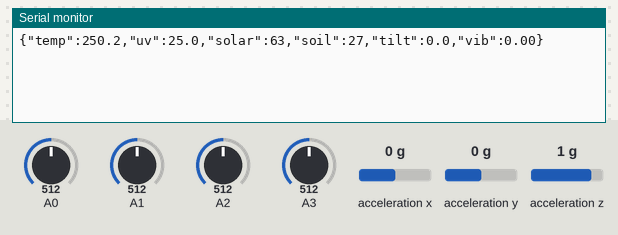
This sketch was run on a simulated Arduino Uno, built with avr-gcc and run on an emulated ATmega328P. On the bench: the last lines printed to the serial monitor. Wiring (inferred from the names in the program): MPU-6050 motion sensor at I2C address 0x68. The inputs (shaded band) are chosen by the test bench; at power-on: acceleration z 1 g, A0 = 512, A1 = 512, A2 = 512, A3 = 512, acceleration x 0 g, acceleration y 0 g.

Above: at 1.2 s.
1.3 s: acceleration z set to 0 g
At 2.8 s:
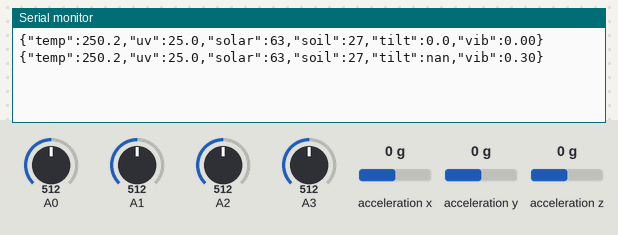
4.5 s: A0 set to 716
At 5.5 s:
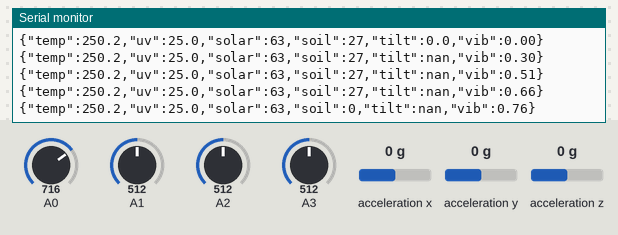
6.0 s: A1 set to 716
At 6.8 s:
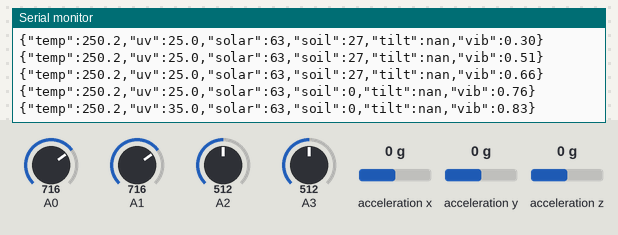
7.5 s: A2 set to 716
At 8.8 s:
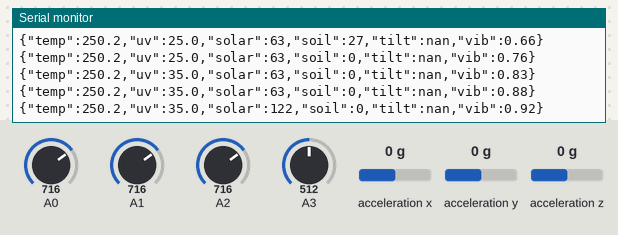
9.0 s: A3 set to 716
At 9.8 s:
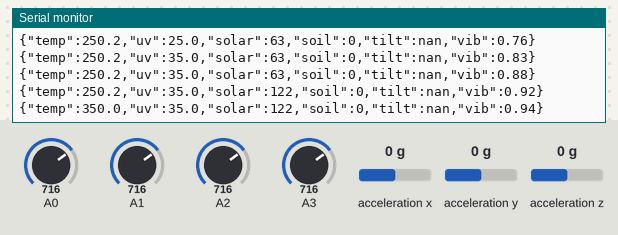
10.5 s: acceleration x set to -1.4 g
At 11.8 s:
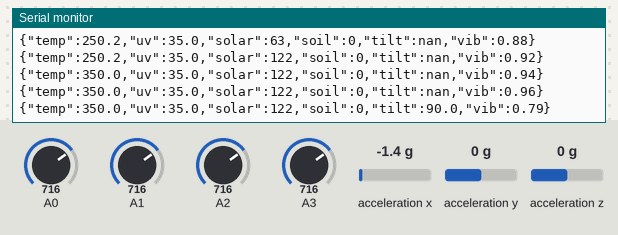
Timing chart, 0 to 13.0 s (numbered marks = the images above; inputs shaded):
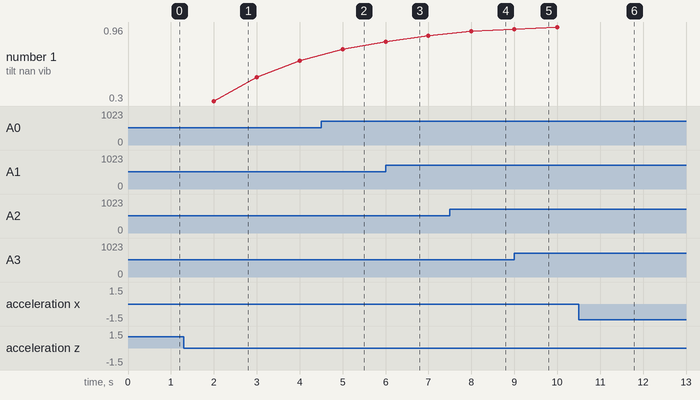

The sketch:

arduino_carrinho.ino
```cpp
// Illuminat Horizontes - carrinho (Arduino Uno/Nano)
// Lê os sensores do carrinho e envia UMA linha JSON por segundo pela Serial USB (115200).
// A mesma linha serve para:
//   - a ponte no computador (firmware/ponte_serial_mqtt.py), que publica no MQTT;
//   - o site direto pelo USB (botão "USB", Chrome/Edge no computador);
//   - um ESP32 só como ponte Wi-Fi (firmware esp32_ponte_mqtt), sem computador.
// Exemplo de linha: {"temp":24.1,"uv":6.2,"pm25":14,"solar":410,"soil":22,"tilt":3.4,"vib":0.08,"slip":5}
// Chaves: temp, uv, pm25, solar, soil, tilt, vib, slip. Sensor ausente = chave fora da linha (o site mostra "–").
//
// Ligações (ajuste para o seu carrinho):
//   MPU6050 (inclinação, vibração)  -> SDA A4, SCL A5, VCC 5V, GND   (sem biblioteca)
//   Umidade do solo (capacitivo)    -> A0
//   UV GUVA-S12SD                   -> A1
//   Painel solar sobre R_CARGA      -> A2 (use divisor se o painel passar de 5 V)
//   Temperatura LM35                -> A3            (TEMP_SENSOR 1)
//   Temperatura DHT22               -> D4            (TEMP_SENSOR 2, biblioteca "DHT sensor library" da Adafruit)
//   Temperatura DS18B20             -> D4 + 4k7 p/ 5V (TEMP_SENSOR 3, bibliotecas OneWire e DallasTemperature)
//   Poeira PMS5003 (TX do sensor)   -> D8            (USAR_PMS5003 1; VCC 5V, sem biblioteca)
//   Encoder da roda com motor       -> D2            (USAR_PATINAGEM 1)
//   Encoder de uma roda livre       -> D3            (USAR_PATINAGEM 1)
//   Bluetooth HC-05/HC-06           -> TXD do módulo em D0 (RX), RXD do módulo em D1 (TX) com
//                                      divisor 1k/2k (o RX do módulo é 3,3 V), VCC 5V, GND.
//                                      Na Serial de hardware, cada linha sai pelo USB e pelo
//                                      Bluetooth ao mesmo tempo. O módulo vem em 9600: mude para
//                                      115200 com AT+UART=115200,0,0. Desligue o fio do D0 para gravar.
//
// Ligue só o que tiver: os sensores desligados abaixo não entram na linha.

// ------------------------------------------------------------------ escolha dos sensores
#define TEMP_SENSOR     1   // 0 = nenhum, 1 = LM35, 2 = DHT22, 3 = DS18B20
#define USAR_PMS5003    1   // 0 ou 1
#define USAR_PATINAGEM  0   // 0 ou 1 (precisa de dois encoders)
#define USAR_MPU6050    1
#define USAR_SOLO       1
#define USAR_UV         1
#define USAR_SOLAR      1

const unsigned long PERIODO_MS = 1000;
const float R_CARGA = 100.0;                     // ohms do resistor de carga do painel
const int SOLO_SECO = 600, SOLO_MOLHADO = 280;   // calibre com o seu sensor

#include <Wire.h>

#if TEMP_SENSOR == 2
  #include <DHT.h>
  DHT dht(4, DHT22);
#elif TEMP_SENSOR == 3
  #include <OneWire.h>
  #include <DallasTemperature.h>
  OneWire umFio(4);
  DallasTemperature ds(&umFio);
#endif

#if USAR_PMS5003
  #include <SoftwareSerial.h>
  SoftwareSerial pms(8, 9);   // RX = D8 (TX do PMS5003), TX = D9 (não usado)
  int pm25 = -1;              // último valor válido (ug/m3); -1 = ainda sem leitura
  uint8_t quadro[32];
  uint8_t posQuadro = 0;

  void lerPms() {             // quadro de 32 bytes: 0x42 0x4D ... PM2.5 (atmosférico) nos bytes 12-13
    while (pms.available()) {
      uint8_t b = pms.read();
      if (posQuadro == 0 && b != 0x42) continue;
      if (posQuadro == 1 && b != 0x4D) { posQuadro = 0; continue; }
      quadro[posQuadro++] = b;
      if (posQuadro == 32) {
        posQuadro = 0;
        uint16_t soma = 0;
        for (uint8_t i = 0; i < 30; i++) soma += quadro[i];
        if (soma == ((uint16_t)quadro[30] << 8 | quadro[31])) pm25 = (int)((uint16_t)quadro[12] << 8 | quadro[13]);
      }
    }
  }
#endif

#if USAR_PATINAGEM
  volatile unsigned long pulsosMotor = 0, pulsosLivre = 0;
  void contaMotor() { pulsosMotor++; }
  void contaLivre() { pulsosLivre++; }
#endif

const uint8_t MPU = 0x68;
float vibFiltrada = 0;
bool primeiro = true;

void campo(const char *nome, float v, int casas) {
  if (!primeiro) Serial.print(',');
  primeiro = false;
  Serial.print('"'); Serial.print(nome); Serial.print("\":"); Serial.print(v, casas);
}

bool lerAcel(float &ax, float &ay, float &az) {
  Wire.beginTransmission(MPU); Wire.write(0x3B);
  if (Wire.endTransmission(false) != 0) return false;
  if (Wire.requestFrom(MPU, (uint8_t)6, (uint8_t)true) != 6) return false;
  int16_t x = Wire.read() << 8 | Wire.read();
  int16_t y = Wire.read() << 8 | Wire.read();
  int16_t z = Wire.read() << 8 | Wire.read();
  ax = x / 16384.0; ay = y / 16384.0; az = z / 16384.0;   // em g (escala ±2 g)
  return true;
}

void setup() {
  Serial.begin(115200);
#if USAR_MPU6050
  Wire.begin();
  Wire.beginTransmission(MPU); Wire.write(0x6B); Wire.write(0); Wire.endTransmission(true); // acorda o MPU6050
#endif
#if TEMP_SENSOR == 2
  dht.begin();
#elif TEMP_SENSOR == 3
  ds.begin();
  ds.setWaitForConversion(false);
  ds.requestTemperatures();
#endif
#if USAR_PMS5003
  pms.begin(9600);
#endif
#if USAR_PATINAGEM
  pinMode(2, INPUT_PULLUP); pinMode(3, INPUT_PULLUP);
  attachInterrupt(digitalPinToInterrupt(2), contaMotor, FALLING);
  attachInterrupt(digitalPinToInterrupt(3), contaLivre, FALLING);
#endif
}

void loop() {
#if USAR_PMS5003
  lerPms();                       // o PMS5003 manda um quadro por segundo; leia sempre
#endif
  static unsigned long ultimo = 0;
  if (millis() - ultimo < PERIODO_MS) return;
  ultimo = millis();

  primeiro = true;
  Serial.print('{');

#if TEMP_SENSOR == 1
  float t = 0;
  for (int i = 0; i < 8; i++) t += analogRead(A3);
  campo("temp", t / 8 * 500.0 / 1023.0, 1);          // LM35: 10 mV/°C
#elif TEMP_SENSOR == 2
  float t = dht.readTemperature();
  if (!isnan(t)) campo("temp", t, 1);
#elif TEMP_SENSOR == 3
  float t = ds.getTempCByIndex(0);
  if (t > -100) campo("temp", t, 1);                 // -127 = sensor desligado
  ds.requestTemperatures();                          // a próxima fica pronta em < 1 s
#endif

#if USAR_UV
  float vUv = analogRead(A1) * 5.0 / 1023.0;
  campo("uv", vUv / 0.1, 1);                         // GUVA-S12SD: índice UV ≈ Vout / 0,1 V
#endif

#if USAR_PMS5003
  if (pm25 >= 0) campo("pm25", pm25, 0);
#endif

#if USAR_SOLAR
  float vPainel = analogRead(A2) * 5.0 / 1023.0;
  campo("solar", vPainel * vPainel / R_CARGA * 1000.0, 0);   // mW
#endif

#if USAR_SOLO
  int solo = analogRead(A0);
  campo("soil", constrain(map(solo, SOLO_SECO, SOLO_MOLHADO, 0, 100), 0, 100), 0);
#endif

#if USAR_MPU6050
  float ax, ay, az;
  if (lerAcel(ax, ay, az)) {
    float modulo = sqrt(ax * ax + ay * ay + az * az);
    float tilt = degrees(acos(constrain(az / modulo, -1.0, 1.0)));
    vibFiltrada = 0.7 * vibFiltrada + 0.3 * fabs(modulo - 1.0);
    campo("tilt", tilt, 1);
    campo("vib", vibFiltrada, 2);
  }
#endif

#if USAR_PATINAGEM
  noInterrupts();
  unsigned long m = pulsosMotor, l = pulsosLivre;
  pulsosMotor = pulsosLivre = 0;
  interrupts();
  if (m > 0) campo("slip", constrain(100.0 * (1.0 - (float)l / m), 0, 100), 0);   // roda girou sem o carrinho andar
#endif

  Serial.println('}');
}
```

Measured:
- after the input at 1.3 s, the serial monitor: prints a new line after 0.70 s (image 1)
- after the input at 4.5 s, the serial monitor: prints a new line after 0.50 s (image 2)
- after the input at 6.0 s, the serial monitor: prints a new line at once (image 3)
- after the input at 7.5 s, the serial monitor: prints a new line after 0.50 s (image 4)
- after the input at 9.0 s, the serial monitor: prints a new line at once (image 5)
- after the input at 10.5 s, the serial monitor: prints a new line after 0.50 s (image 6)
